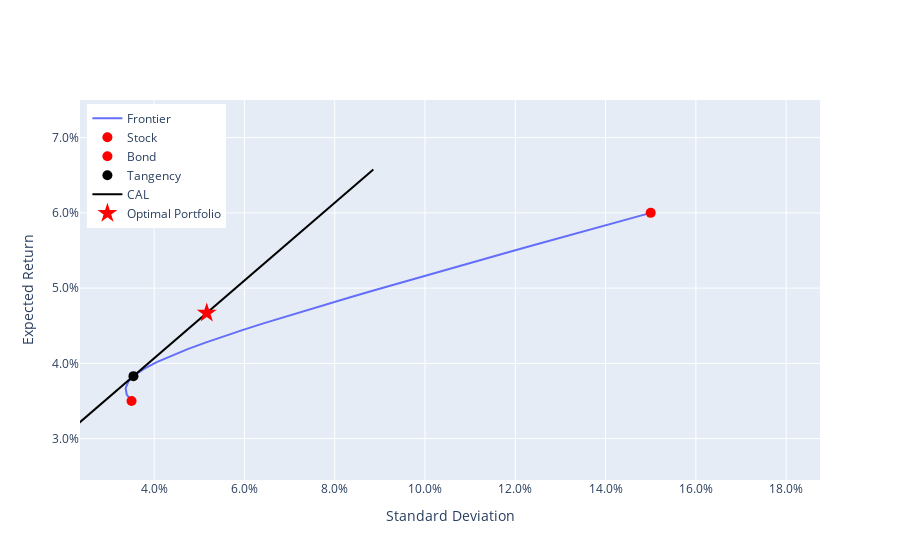

Write notebook code for a chart like this one.
### Code cell
fig = go.Figure()

# Plot frontier
string =  "Stock: %{customdata[0]:.1%}<br>"
string += "Bond: %{customdata[1]:.1%}<br>"
string += "Sharpe ratio: %{customdata[2]:.4f}<br>"
string += "<extra></extra>"
trace= go.Scatter(x=df.port_sd, y=df.port_expret,mode="lines",
    customdata=df[['w1','w2','sharpe']],hovertemplate=string, name='Frontier')
fig.add_trace(trace)

# Plot underlying assets
trace1= go.Scatter(x=[SDS[0]], y=[MNS[0]],mode="markers", marker=dict(size=10, color="red"), name='Stock')
fig.add_trace(trace1)
trace2= go.Scatter(x=[SDS[1]], y=[MNS[1]],mode="markers", marker=dict(size=10, color="red"), name='Bond')
fig.add_trace(trace2)

# Plot tangency
trace= go.Scatter(x=[port_sd], y=[port_expret] ,
    mode="markers", marker=dict(size=10, color="black"),
    customdata=np.append(wgts,port_sr).reshape(1,3),hovertemplate=string, name='Tangency')
fig.add_trace(trace)

# Plot CAL
string =  "Tangency: %{customdata[0]:.1%}<br>"
string += "Risk-free: %{customdata[1]:.1%}<br>"
string += "Optimal if risk aversion is: %{customdata[2]:.1f}<br>"
string += "<extra></extra>"
trace= go.Scatter(x=cal.port_sd, y=cal.port_expret,mode="lines",marker=dict(color="black"),
    customdata=cal[['wgt_tangency','wgt_rf','risk_aversion']],hovertemplate=string, name='CAL')
fig.add_trace(trace)

# Plot optimal location on CAL for risk aversion
string =  "Tangency: %{customdata[0]:.1%}<br>"
string += "Risk-free: %{customdata[1]:.1%}<br>"
string += "Optimal if risk aversion is: %{customdata[2]:.1f}<br>"
string += "<extra></extra>"
trace= go.Scatter(x=[optport_sd], y=[optport_expret],
    mode="markers", marker=dict(size=15, color="red", symbol='star'),
    customdata=[[wgt_risky, 1-wgt_risky, RAVER]],hovertemplate=string, name='Optimal Portfolio')
fig.add_trace(trace)

# Formatting
fig.layout.yaxis["title"] = "Expected Return"
fig.layout.xaxis["title"] = "Standard Deviation"
fig.update_yaxes(tickformat=".1%")
fig.update_xaxes(tickformat=".1%")
fig.update_xaxes(range=[0.7 * df["port_sd"].min(), 1.25 * df["port_sd"].max()])
fig.update_yaxes(range=[0.7 * df["port_expret"].min(), 1.25 * df["port_expret"].max()])
fig.update_layout(legend=dict(yanchor="top", y=0.99, xanchor="left", x=0.01))
fig.show()

### Figure 1 — Plotly figure (JSON) as saved in the notebook; plotly's stock layout.template omitted (floating-point values rounded to 4 significant figures; data arrays with more than 128 entries replaced by an {"elided": "..."} marker saying what was removed)
{"data": [{"customdata": [[1.917e-16, 1.0, 0.4286], [0.03448, 0.9655, 0.4675], [0.06897, 0.931, 0.4964], [0.1034, 0.8966, 0.5127], [0.1379, 0.8621, 0.5165], [0.1724, 0.8276, 0.5101], [0.2069, 0.7931, 0.497], [0.2414, 0.7586, 0.4801], [0.2759, 0.7241, 0.4616], [0.3103, 0.6897, 0.4432], [0.3448, 0.6552, 0.4254], [0.3793, 0.6207, 0.4089], [0.4138, 0.5862, 0.3936], [0.4483, 0.5517, 0.3797], [0.4828, 0.5172, 0.367], [0.5172, 0.4828, 0.3555], [0.5517, 0.4483, 0.345], [0.5862, 0.4138, 0.3355], [0.6207, 0.3793, 0.3268], [0.6552, 0.3448, 0.3189], [0.6897, 0.3103, 0.3116], [0.7241, 0.2759, 0.3049], [0.7586, 0.2414, 0.2988], [0.7931, 0.2069, 0.2931], [0.8276, 0.1724, 0.2879], [0.8621, 0.1379, 0.283], [0.8966, 0.1034, 0.2785], [0.931, 0.06897, 0.2743], [0.9655, 0.03448, 0.2703], [1, 3.911e-23, 0.2667]], "hovertemplate": "Stock: %{customdata[0]:.1%}<br>Bond: %{customdata[1]:.1%}<br>Sharpe ratio: %{customdata[2]:.4f}<br><extra></extra>", "mode": "lines", "name": "Frontier", "type": "scatter", "x": [0.035, 0.03393, 0.03369, 0.0343, 0.03572, 0.03785, 0.04059, 0.04382, 0.04743, 0.05136, 0.05552, 0.05988, 0.06439, 0.06902, 0.07376, 0.07857, 0.08346, 0.0884, 0.09339, 0.09841, 0.1035, 0.1086, 0.1137, 0.1188, 0.124, 0.1292, 0.1344, 0.1396, 0.1448, 0.15], "y": [0.035, 0.03586, 0.03672, 0.03759, 0.03845, 0.03931, 0.04017, 0.04103, 0.0419, 0.04276, 0.04362, 0.04448, 0.04534, 0.04621, 0.04707, 0.04793, 0.04879, 0.04966, 0.05052, 0.05138, 0.05224, 0.0531, 0.05397, 0.05483, 0.05569, 0.05655, 0.05741, 0.05828, 0.05914, 0.06]}, {"marker": {"color": "red", "size": 10}, "mode": "markers", "name": "Stock", "type": "scatter", "x": [0.15], "y": [0.06]}, {"marker": {"color": "red", "size": 10}, "mode": "markers", "name": "Bond", "type": "scatter", "x": [0.035], "y": [0.035]}, {"customdata": [[1, 3.911e-23, 0.5166]], "hovertemplate": "Stock: %{customdata[0]:.1%}<br>Bond: %{customdata[1]:.1%}<br>Sharpe ratio: %{customdata[2]:.4f}<br><extra></extra>", "marker": {"color": "black", "size": 10}, "mode": "markers", "name": "Tangency", "type": "scatter", "x": [0.03543], "y": [0.0383]}, {"customdata": {"elided": "51x3 float values"}, "hovertemplate": "Tangency: %{customdata[0]:.1%}<br>Risk-free: %{customdata[1]:.1%}<br>Optimal if risk aversion is: %{customdata[2]:.1f}<br><extra></extra>", "marker": {"color": "black"}, "mode": "lines", "name": "CAL", "type": "scatter", "x": [0, 0.001771, 0.003543, 0.005314, 0.007085, 0.008856, 0.01063, 0.0124, 0.01417, 0.01594, 0.01771, 0.01948, 0.02126, 0.02303, 0.0248, 0.02657, 0.02834, 0.03011, 0.03188, 0.03365, 0.03543, 0.0372, 0.03897, 0.04074, 0.04251, 0.04428, 0.04605, 0.04782, 0.0496, 0.05137, 0.05314, 0.05491, 0.05668, 0.05845, 0.06022, 0.06199, 0.06377, 0.06554, 0.06731, 0.06908, 0.07085, 0.07262, 0.07439, 0.07616, 0.07794, 0.07971, 0.08148, 0.08325, 0.08502, 0.08679, 0.08856], "y": [0.02, 0.02092, 0.02183, 0.02275, 0.02366, 0.02458, 0.02549, 0.02641, 0.02732, 0.02824, 0.02915, 0.03007, 0.03098, 0.0319, 0.03281, 0.03373, 0.03464, 0.03556, 0.03647, 0.03739, 0.0383, 0.03922, 0.04013, 0.04105, 0.04196, 0.04288, 0.04379, 0.04471, 0.04562, 0.04654, 0.04745, 0.04837, 0.04928, 0.0502, 0.05111, 0.05203, 0.05294, 0.05386, 0.05477, 0.05569, 0.0566, 0.05752, 0.05843, 0.05935, 0.06026, 0.06118, 0.06209, 0.06301, 0.06392, 0.06484, 0.06575]}, {"customdata": [[1.458, -0.4583, 10]], "hovertemplate": "Tangency: %{customdata[0]:.1%}<br>Risk-free: %{customdata[1]:.1%}<br>Optimal if risk aversion is: %{customdata[2]:.1f}<br><extra></extra>", "marker": {"color": "red", "size": 15, "symbol": "star"}, "mode": "markers", "name": "Optimal Portfolio", "type": "scatter", "x": [0.05166], "y": [0.04669]}], "layout": {"legend": {"x": 0.01, "xanchor": "left", "y": 0.99, "yanchor": "top"}, "xaxis": {"range": [0.02358, 0.1875], "tickformat": ".1%", "title": {"text": "Standard Deviation"}}, "yaxis": {"range": [0.0245, 0.075], "tickformat": ".1%", "title": {"text": "Expected Return"}}}}
